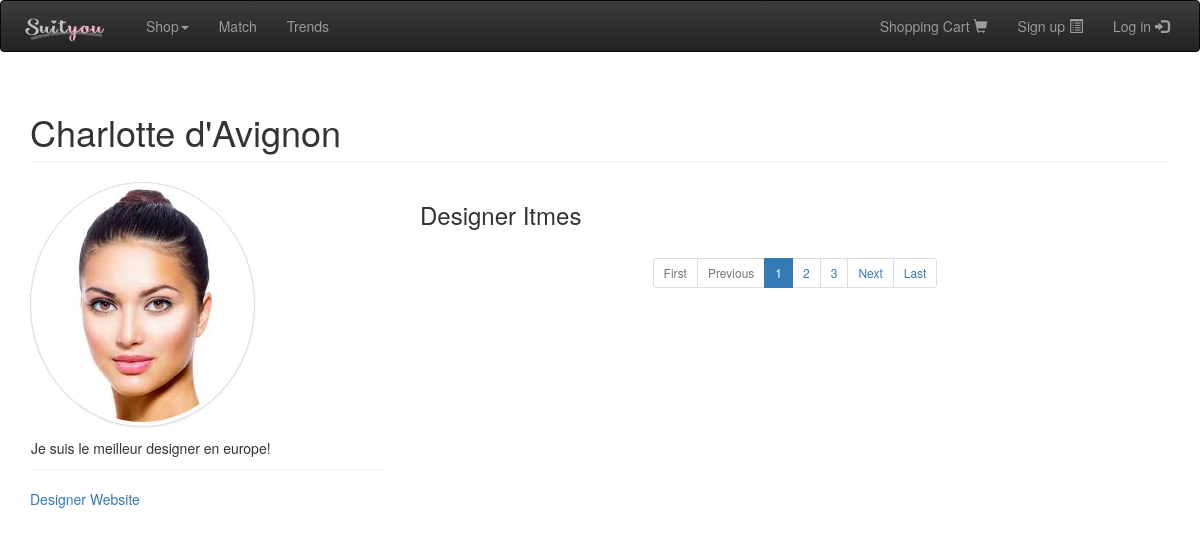
Page /designer_profile.php?designerId=1 on the committed database.
### tables this page shows
CREATE TABLE IF NOT EXISTS `users` (
  `user_id` int(11) NOT NULL AUTO_INCREMENT,
  `email` varchar(500) NOT NULL,
  `first_name` varchar(255) NOT NULL,
  `last_name` varchar(255) NOT NULL,
  `address` varchar(500) DEFAULT NULL,
  `gender` enum('MALE','FEMALE') NOT NULL,
  `birth_date` date NOT NULL,
  `is_designer` tinyint(1) NOT NULL DEFAULT '0',
  `is_admin` tinyint(1) NOT NULL DEFAULT '0',
  `avatar` varchar(255) NOT NULL,
  `coupon_meter` int(11) NOT NULL DEFAULT '0',
  `description` text,
  `website_link` varchar(500) DEFAULT NULL,
  `is_spammer` tinyint(1) NOT NULL DEFAULT '0',
  `is_spammer_time` timestamp NULL DEFAULT NULL,
  `time_tracking_ctr` int(11) NOT NULL DEFAULT '0',
  PRIMARY KEY (`user_id`)
);

### User.php (called while the page is built, shortened)
<?php
class User
{
	public static function getUserfromDBbyID($user_id)
	{
		$query = mysql_query('select * from users where user_id='.$user_id);
		return User::getUserfromDB($query);
	}
	private static function getUserfromDB($query)
	{
		$row = mysql_num_rows($query);
		if($row == 1)
		{
			$user = new User();
			$arr=mysql_fetch_array($query);
			foreach($arr as $key=>$value)
			{
				$user->{$key} = $value;
			}
			return $user;
		}
		else
			return null;
	}
}
?>

### designer_profile.php (the view, shortened to what this page needs)
<?php
include("header.php");
$designerId = $_GET['designerId'];
$designer = User::getUserfromDBbyID($designerId);
?>
<div class="container">
  <h1 class="page-header"><?php echo $designer->first_name.' '.$designer->last_name ?></h1>
  <div class="row">
    <div class="col-md-4">
        <p><img src="<?php echo "images/users/".$designer->avatar ?>" class="avatar img-circle img-thumbnail" alt="avatar"></p>
		<div class = "panel">
			<div class = "panel_body">
				<p><?php echo $designer->description; ?></p>
			</div>
		</div>
		<p><a href="<?php echo $designer->website_link; ?>">Designer Website</a></p>
    </div>
    <div class="col-md-8">
    	<h3>Designer Itmes</h3>
		<div class="row text-center">
	        <div class="col-lg-12">
				<ul id="pages" class="pagination-sm"></ul>
			</div>
		</div>
    </div>
  </div>
</div>

### rows in the picture
users: first_name "Charlotte", last_name "d'Avignon", avatar (picture), description "Je suis le meilleur designer en europe!"
